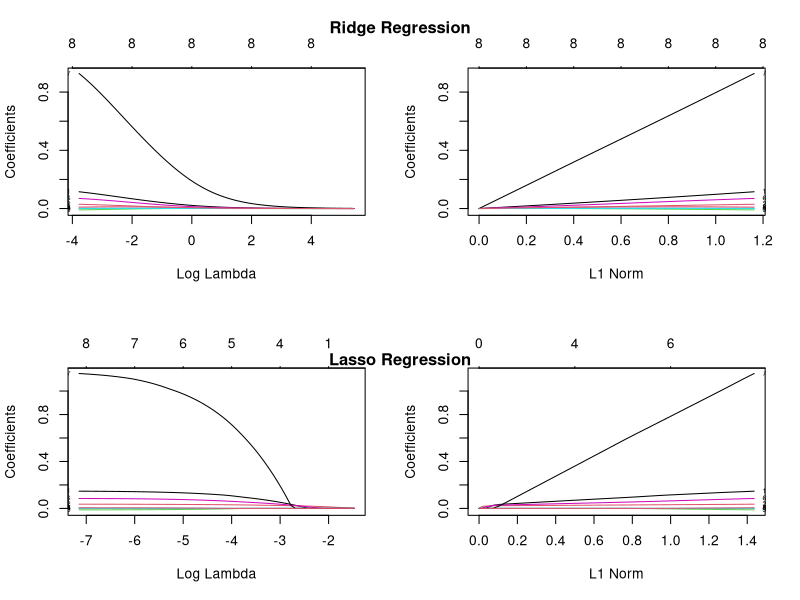
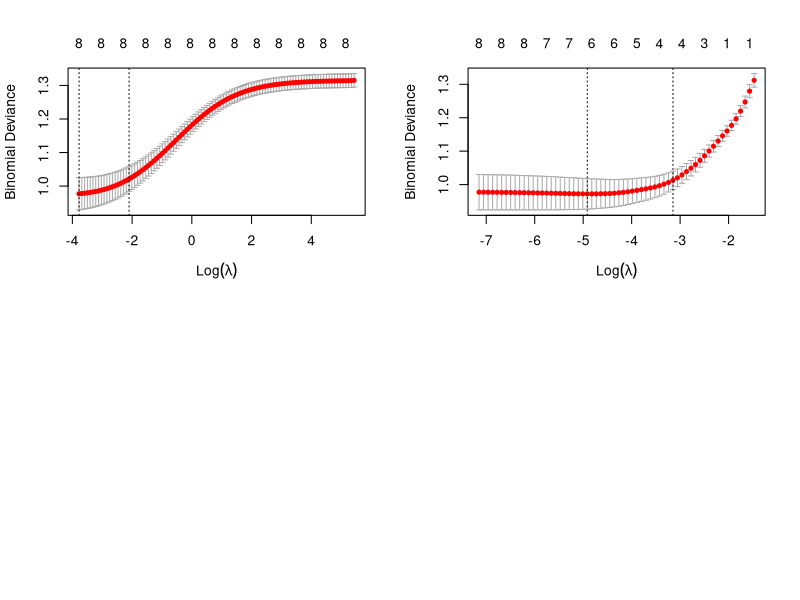
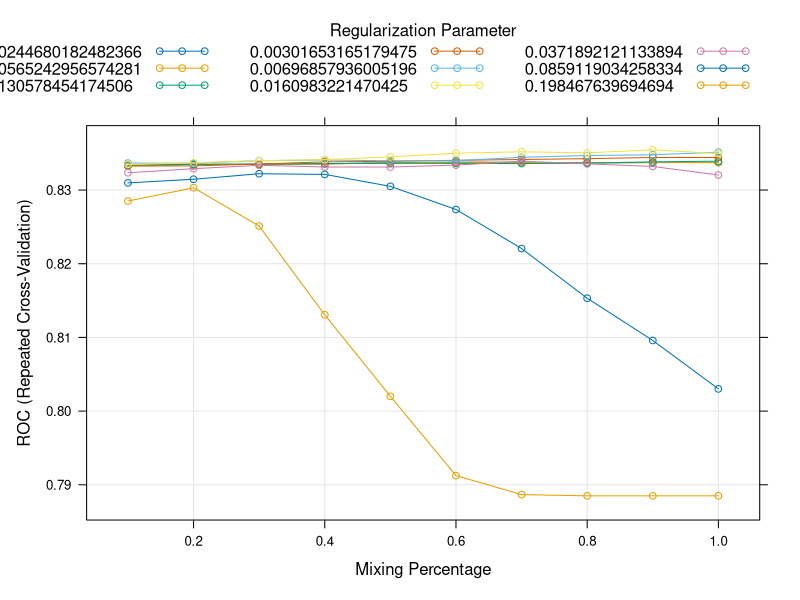
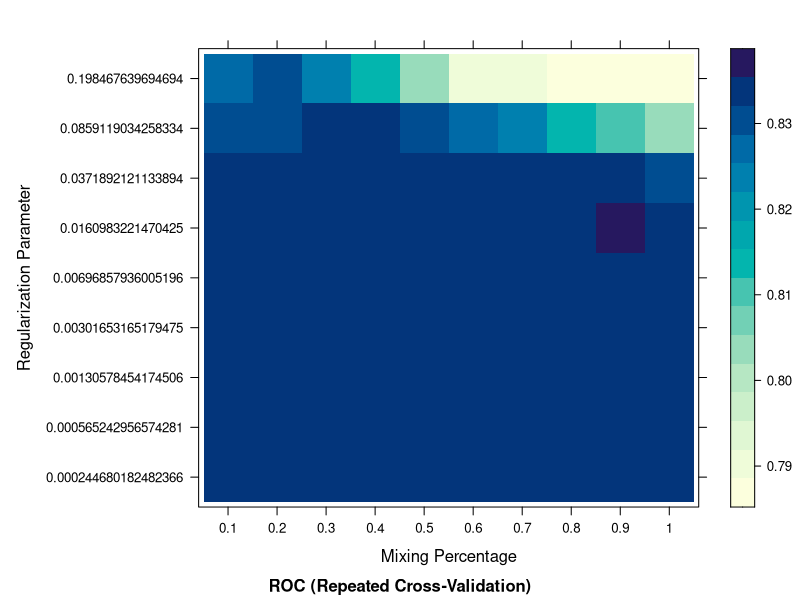
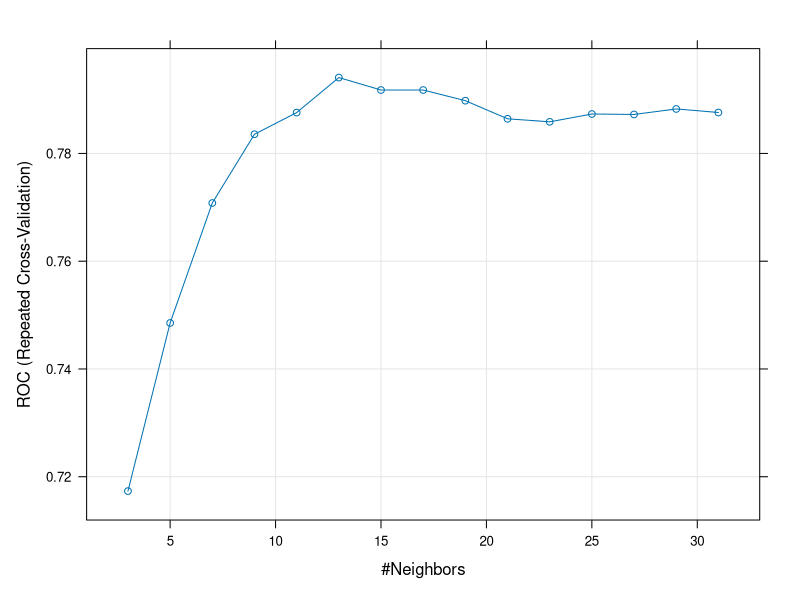
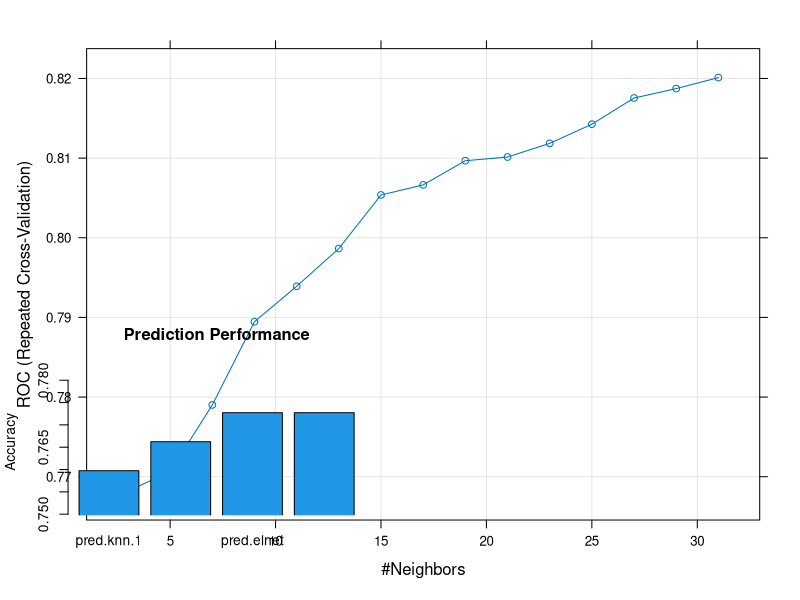

The R script that drew these images, in order:
## ---- chunk 1
options(digits = 5, width = 100)
## ---- chunk 2
# Set random seed
set.seed(999)

# Packages
library(MASS) # for stepAIC
library(glmnet) # for glmnet, glmnet.cv
library(caret) # for train, trainControl

# Data
data(PimaIndiansDiabetes, package = "mlbench")
## ---- chunk 3
dim(PimaIndiansDiabetes)
head(PimaIndiansDiabetes)
proportions(table(PimaIndiansDiabetes$diabetes))
## ---- chunk 4
str(PimaIndiansDiabetes)
## ---- chunk 5
nr <- nrow(PimaIndiansDiabetes)
train.id <- sample(nr, nr * 0.8)

training <- PimaIndiansDiabetes[train.id, ]
testing <- PimaIndiansDiabetes[-train.id, ]
## ---- chunk 6
dim(training)
dim(testing)
## ---- chunk 7
glm.full <- glm(diabetes ~ ., family = binomial, data = training)
## ---- chunk 8
glm.step <- stepAIC(glm.full, scope = list(lower = ~ 1), direction = "both", trace = 0)
## ---- chunk 9
glm.step$anova
## ---- chunk 10
summary(glm.step)
## ---- chunk 11
predict(glm.step, newdata = head(testing), type = "link")
predict(glm.step, newdata = head(testing), type = "response")
predict(glm.step, newdata = head(testing), type = "response", se.fit = TRUE)
## ---- chunk 12
x <- model.matrix(diabetes ~ ., data = training)[, -1]
y <- training$diabetes
## ---- chunk 13
ridge <- glmnet(x = x, y = y, family = "binomial", alpha = 0) # Ridge
lasso <- glmnet(x = x, y = y, family = "binomial", alpha = 1) # Lasso
## ---- chunk 14
#| fig-width: 10
#| fig-height: 7
#| code-fold: true
#| code-summary: "codes for plot"

par(mfrow = c(2, 2))
plot(ridge, xvar = "lambda", label = TRUE)
plot(ridge, xvar = "norm", label = TRUE)
plot(lasso, xvar = "lambda", label = TRUE)
plot(lasso, xvar = "norm", label = TRUE)
title("Ridge Regression", line = -2, outer = TRUE)
title("Lasso Regression", line = -22, outer = TRUE)
## ---- chunk 15
op <- options(digits = 1)
## ---- chunk 16
coef(ridge, s = exp(seq(-4, 4, 2)))
## ---- chunk 17
coef(lasso, s = exp(seq(-6, -2, 1)))
## ---- chunk 18
options(op)
## ---- chunk 19
ridge.cv <- cv.glmnet(x = x, y = y, alpha = 0,
                      family = "binomial",
                      type.measure = "deviance",
                      nfolds = 10)
ridge.cv
plot(ridge.cv)
coef(ridge.cv, s = "lambda.min")
## ---- chunk 20
lasso.cv <- cv.glmnet(x = x, y = y, alpha = 1,
                      family = "binomial",
                      type.measure = "deviance",
                      nfolds = 10)
lasso.cv
plot(lasso.cv)
coef(lasso.cv, s = "lambda.min")
## ---- chunk 21
cv10 <- trainControl(method = "repeatedcv", number = 10, repeats = 5,
                     # Evaluate performance using sensitivity, specificity, AUC
                     summaryFunction = twoClassSummary, classProbs = TRUE)
## ---- chunk 22
elnet.tune <- train(
  diabetes ~ .,
  data = training,
  method = "glmnet",
  trControl = cv10,
  tuneLength = 10,
  # Specify which metric to optimize
  metric = "ROC"
)

elnet.tune
## ---- chunk 23
#| fig-height: 7

plot(elnet.tune)
## ---- chunk 24
#| fig-height: 7

plot(elnet.tune, plotType = "level")
## ---- chunk 25
(elnet.optim <- elnet.tune$bestTune)
elnet <- glmnet(x = x, y = y, family = "binomial",
                alpha = elnet.optim$alpha,
                lambda = elnet.optim$lambda)
coef(elnet)
## ---- chunk 26
knn.tune.1 <- train(
  diabetes ~ .,
  data = training,
  method = "knn",
  trControl = cv10,
  tuneGrid = data.frame(k = seq(3, 31, 2)),
  metric = "ROC"
)

knn.tune.2 <- train(
  diabetes ~ .,
  data = training,
  method = "knn",
  preProcess = c("center", "scale"),
  trControl = cv10,
  tuneGrid = data.frame(k = seq(3, 31, 2)),
  metric = "ROC"
)
## ---- chunk 27
#| fig-height: 7

knn.tune.1$bestTune
plot(knn.tune.1)
## ---- chunk 28
#| fig-height: 7

knn.tune.2$bestTune
plot(knn.tune.2)
## ---- chunk 29
glm.prob <- predict(glm.step, testing, type = "response")
pred.step <- ifelse(glm.prob >= 0.5, "pos", "neg")
## ---- chunk 30
z <- model.matrix(diabetes ~ ., data = testing)[, -1]
pred.elnet <- predict(elnet, newx = z, type = "class")
## ---- chunk 31
pred.knn.1 <- predict(knn.tune.1, testing)
pred.knn.2 <- predict(knn.tune.2, testing)
## ---- chunk 32
acc <- sapply(mget(ls(pattern = "^pred")), \(x) mean(x == testing$diabetes))
sort(acc)
## ---- chunk 33
#| fig-width: 7
#| fig-height: 5

barplot(sort(acc), ylim = range(acc) + c(-0.01, 0.01), xpd = FALSE, col = 4,
        ylab = "Accuracy", main = "Prediction Performance")
